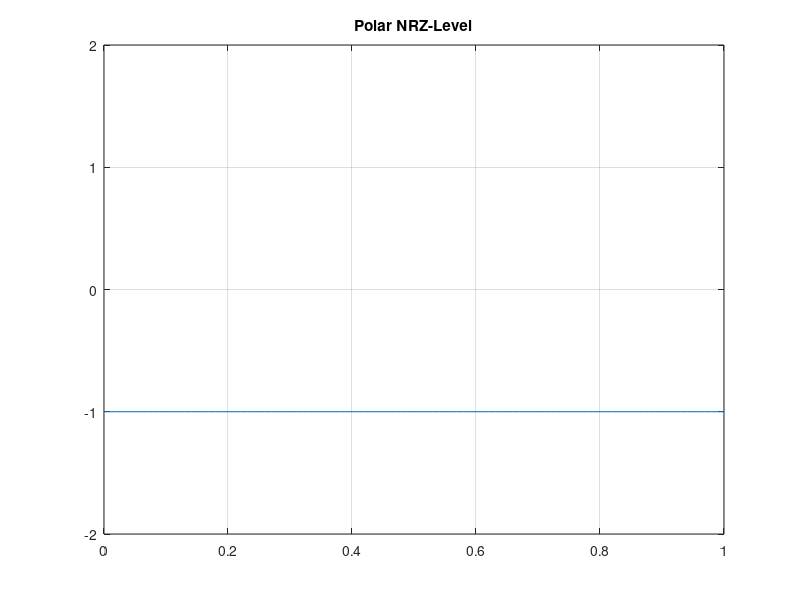

MATLAB code to generate this figure:
%Polar NRZ-L (Level)
% positive voltage for one symbol and negative for the other
clc;
close all;
clear;

b=input('Binary data: ','s')-'0';
n=length(b);
t=0:0.01:n;

for i=1:n
 if(b(i)==0)
   bp(i)=1;
 else
   bp(i)=-1;
endif
end

for j=1:n
  bw(j*100:(j+1)*100)=bp(j);
end

bw=bw(100:end);

subplot(1,1,1)
plot(t,bw);
axis([0 n -2 +2]);
grid on;
title('Polar NRZ-Level')
